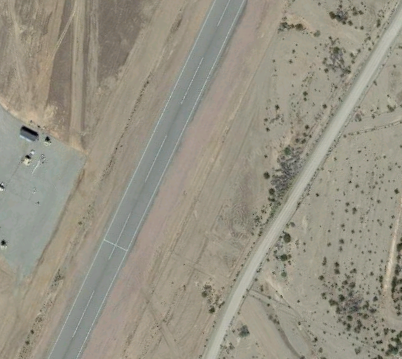
#> input picture VisualPositioning/test_image_origcolor.png, 402 x 359 px
$ python homography.py
#> lines starting #> are read from the running program, lines starting #| are printed output that depends on the picture
import cv2
import numpy as np
from timeit import default_timer as timer
from matplotlib import pyplot as plt

img = cv2.imread("test_image_origcolor.png", cv2.IMREAD_GRAYSCALE)  # queryiamge
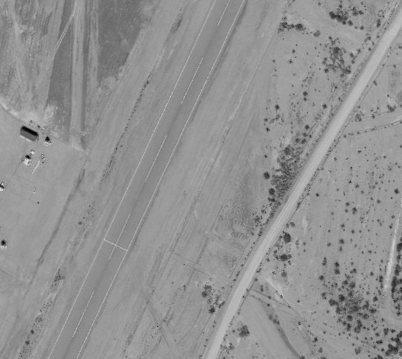
#> img: shape (359, 402); min 0, max 227, mean 145.9

#cv2.imshow("Homography", img)
#cv2.waitKey()


#cap = cv2.VideoCapture(0)
n_kp1 = 100;
n_kp2 = 500;


# Features
#sift = cv2.xfeatures2d.SIFT_create(n_kp1)
sift = cv2.SIFT_create(n_kp1)
kp_image, desc_image = sift.detectAndCompute(img, None)
#> kp_image = 100 keypoints; strongest (x, y, size): (47, 139, 2.9), (28, 157, 2.5), (35, 134, 3.5), (396, 191, 2.8)


# Feature matching
index_params = dict(algorithm=0, trees=5)
search_params = dict()
flann = cv2.FlannBasedMatcher(index_params, search_params)

#_, frame = cap.read()
#grayframe = cv2.cvtColor(frame, cv2.COLOR_BGR2GRAY)  # trainimage

grayframe = cv2.imread("reference_image.png", cv2.IMREAD_GRAYSCALE)
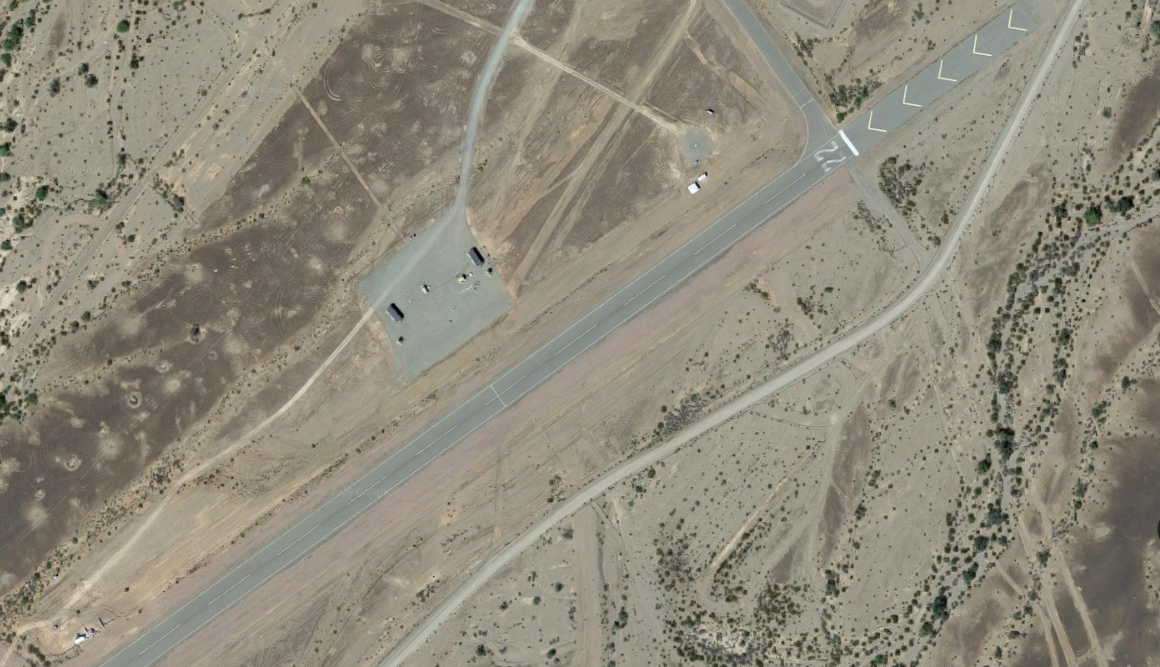
#> input picture VisualPositioning/reference_image.png, 1160 x 667 px
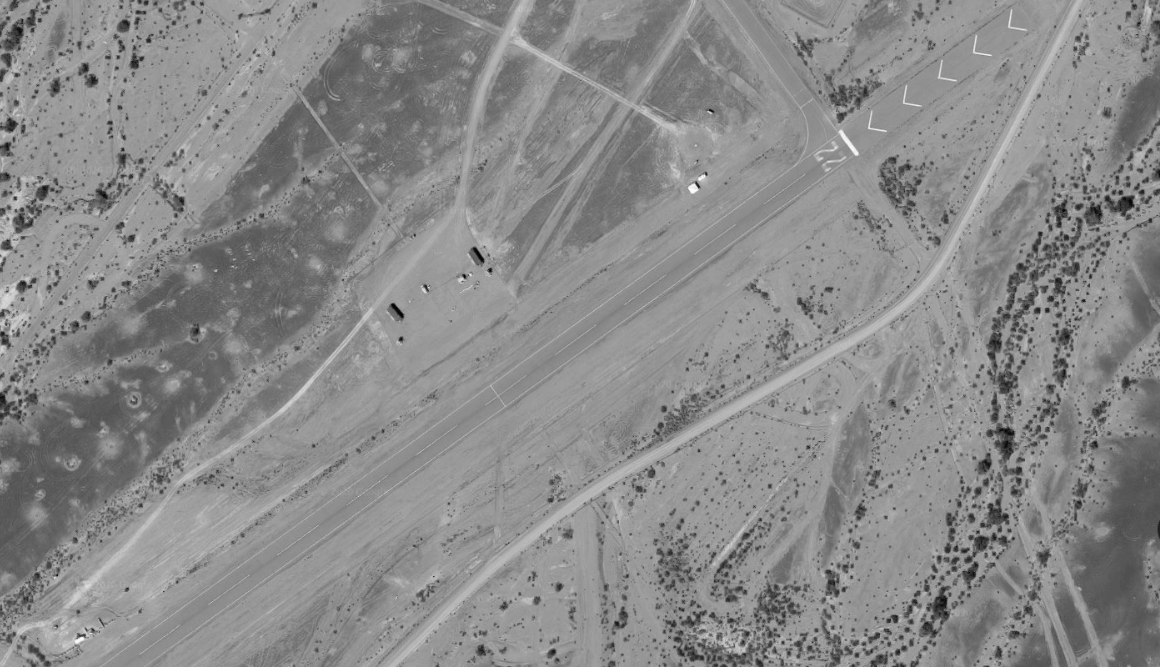
#> grayframe: shape (667, 1160); min 0, max 253, mean 137.8
frame = grayframe

print("Starting keypoint search")
#sift = cv2.xfeatures2d.SIFT_create(n_kp2)
sift = cv2.SIFT_create(n_kp2)
kp_grayframe, desc_grayframe = sift.detectAndCompute(grayframe, None)
#> kp_grayframe = 500 keypoints; strongest (x, y, size): (490, 270, 2.9), (464, 276, 2.5), (15, 198, 2.6), (698, 186, 2.3)
print("Starting keypoint match")
start=timer()
matches = flann.knnMatch(desc_image, desc_grayframe, k=2)
#> matches = 100 matches
end=timer()
print(end-start)

print("Comparing %2d matches" % len(matches))
#| Comparing 100 matches

good_points = []

for m, n in matches:
    if m.distance < 0.7 * n.distance:
    	print("%2.1f %2.1f" % (m.distance,n.distance))
    	good_points.append(m)
#> this loop made 100 passes
#| 43.0 284.8
#| 48.1 296.0
#| 63.3 205.2
#| 59.6 271.6
#| 25.4 126.0
#| 50.4 164.0
#| 91.3 211.1
#| 49.2 190.7
#> (further printed lines are left out)
#> after the loop, good_points = 19 matches

print("Done comparing matches - retained %2d" % len(good_points))
#| Done comparing matches - retained 19

query_pts = np.float32([kp_image[m.queryIdx].pt for m in good_points]).reshape(-1, 1, 2)
#> query_pts = 19 rows, first 8: [392.7, 330.9], [26.74, 160.2], [27.73, 156.7], [375.2, 298.7], [34.83, 133.5], [47.28, 138.9], [324.6, 106.1], [324.6, 106.1]
train_pts = np.float32([kp_grayframe[m.trainIdx].pt for m in good_points]).reshape(-1, 1, 2)
#> train_pts = 19 rows, first 8: [698.4, 606.1], [461.7, 278.6], [464.2, 276], [698.9, 569.5], [481.8, 259.4], [489.9, 270.1], [748.5, 376.7], [748.5, 376.7]
matrix, mask = cv2.findHomography(query_pts, train_pts, cv2.RANSAC, 5.0)
#> matrix = [[0.875, -0.489, 516.4], [0.488, 0.871, 125.9], [7.87e-07, -2.73e-06, 1]]; mask = 19 values from 1 to 1
print("Homography found %2d %2d" % (len(query_pts),len(train_pts)))
#| Homography found 19 19
matches_mask = mask.ravel().tolist()
#> matches_mask = [1, 1, 1, 1, 1, 1, 1, 1, 1, 1, 1, 1, 1, 1, 1, 1, 1, 1, 1]
# Perspective transform
h, w = img.shape
#> h = 359; w = 402
pts = np.float32([[0, 0], [0, h], [w, h], [w, 0]]).reshape(-1, 1, 2)
#> pts = [[0, 0], [0, 359], [402, 359], [402, 0]]
dst = cv2.perspectiveTransform(pts, matrix)
#> dst = [[516.4, 125.9], [341.2, 439.1], [692.9, 635.2], [867.7, 321.9]]

homography = cv2.polylines(frame, [np.int32(dst)], True, (255, 0, 0), 3)

# Plot the keypoints used
kp_used = [kp_grayframe[m.trainIdx] for m in good_points];
#> kp_used = 19 keypoints; strongest (x, y, size): (490, 270, 2.9), (464, 276, 2.5), (482, 259, 3.4), (706, 354, 2.7)
img3=cv2.drawKeypoints(homography, kp_used, None)
cv2.imshow("Homography",img3)
cv2.waitKey()


# Need to draw only good matches, so create a mask
matchesMask = [[0,0] for i in xrange(len(matches))]
#> matchesMask = 100 pairs, first value 0 to 0, second value 0 to 0

# ratio test as per Lowe's paper
for i,(m,n) in enumerate(matches):
    if m.distance < 0.7*n.distance:
        matchesMask[i]=[1,0]
#> after the loop, matchesMask = 100 pairs, first value 0 to 1, second value 0 to 0

draw_params = dict(matchColor = (0,255,0),
                   singlePointColor = (255,0,0),
                   matchesMask = matchesMask,
                   flags = 0)
#> draw_params = 4 items

img3 = cv2.drawMatchesKnn(img,kp_image,grayframe,kp_grayframe,matches,None,**draw_params)
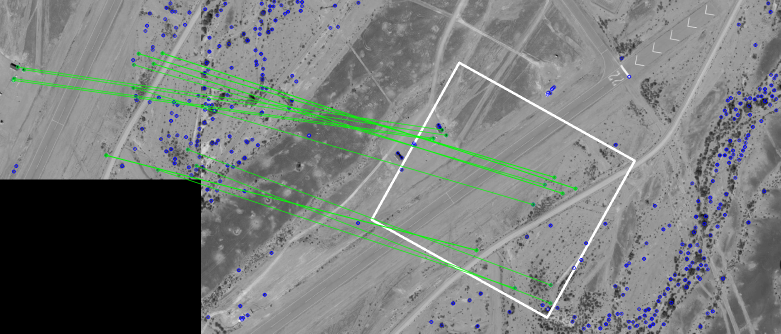
#> img3: shape (667, 1562, 3) (shown at 1/2 size); mean of channels 0, 1, 2 122.3, 124.2, 120.2; drawn as B, G, R

plt.imshow(img3,),plt.show()
